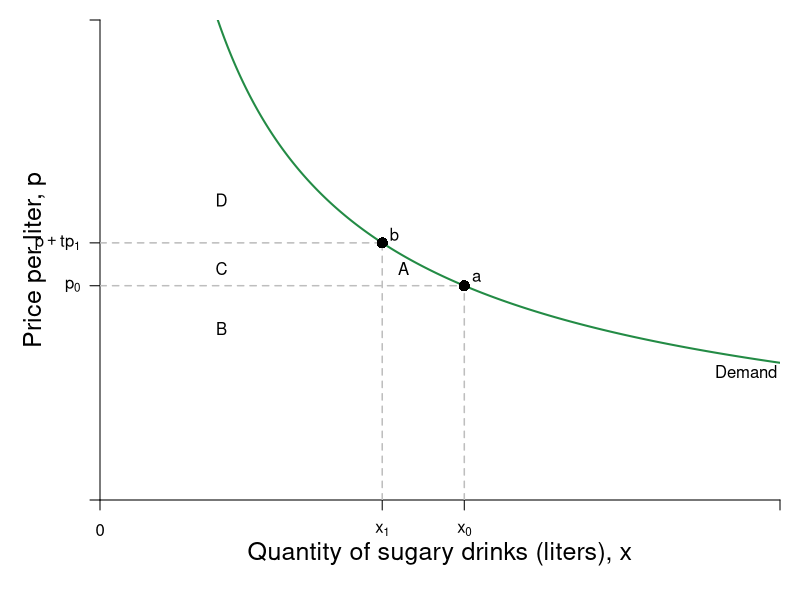

Reproduce this figure in R.
pdf(file = "indmarketdemand/sugar_bev_demand.pdf", width = 9, height = 7)

#Set parameters for graphics
axislabelsize <- 1.5
labelsize <- 1.2
graphlinewidth <- 2
segmentlinewidth <- 1.5

COL <- c("#7fc97f", "#beaed4", "#fdc086", "#ffff99", "#386cb0", "#f0027f", "#bf5b17", "#666666")
COLA <- c("#e0f3db", "#99d8c9","#66c2a4","#41ae76", "#238b45", "#005824")
COLB <- c("#c6dbef", "#4eb3d3", "#2b8cbe", "#0868ac","#084081")
COLC <- c("#fcfbfd", "#efedf5", "#dadaeb", "#bcbddc", "#9e9ac8", "#807dba", "#6a51a3", "#54278f", "#3f007d")

par(mar =  c(5, 5, 1, 1))

indiffA <- function(x, alpha = 0.5, uA = 5) {
  (uA / x^alpha)^(1/(1 - alpha))
}

cef <- function(x, e = 1.4, k = 44.7982){
  k*(x^(-1/e))
}

cefinv <- function(p, e = 1.4, k = 44.7982){
  (p/k)^(-e)
}


xlims <- c(0, 280)
ylims <- c(0, 2.8)

npts <- 501 
x <- seq(xlims[1], xlims[2], length.out = npts)
y <- seq(ylims[1], ylims[2], length.out = npts) 

plot(0, 0, xlim = xlims, ylim = ylims, type = "n",
     xlab = expression(paste("")),
     ylab = expression(paste("")), 
     xaxt = "n", 
     yaxt = "n", 
     cex.lab = axislabelsize, 
     bty = "n",
     xaxs="i", 
     yaxs="i")

tax <- 1.2
prices <- c(1.25, 1.25*tax)
xprices <- c(cefinv(prices[1]), cefinv(prices[2]))

ticksy <- c(0, prices[1], prices[2], ylims[2])
ylabels <- c(NA, expression(paste(p[0])), expression(paste(p + tp[1])), NA)
ticksx <- c(0, xprices[2], xprices[1], xlims[2])
xlabels <- c(0, expression(paste(x[1])), expression(paste(x[0])), NA)

axis(1, at = ticksx, pos = 0, labels = xlabels)
axis(2, at = ticksy, pos = 0, labels = ylabels, las = 1)

npts <- 500 
xx1 <- seq(xlims[1], xlims[2], length.out = npts)

#Label axes
mtext(expression(paste("Quantity of sugary drinks (liters), ", x)), side=1, line = 2.5, cex = axislabelsize)
text(-27, 0.5*ylims[2], expression(paste("Price per liter, ", p)), xpd = TRUE, cex = axislabelsize, srt = 90) 


# Segments
segments(xprices[1], 0, xprices[1], prices[1], lty = 2, col = "gray" , lwd = segmentlinewidth)
segments(0,  prices[1], xprices[1],  prices[1], lty = 2, col = "gray" , lwd = segmentlinewidth)

segments(0, prices[2], xprices[2], prices[2], lty = 2, col = "gray" , lwd = segmentlinewidth)
segments(xprices[2], 0, xprices[2], prices[2], lty = 2, col = "gray" , lwd = segmentlinewidth)


# Demand Curve
#lines(xx1, indiffA(xx1, alpha = 0.38723, uA = 7.98053), col = COLA[5], lwd = graphlinewidth)
lines(xx1, cef(xx1), col = COLA[5], lwd = graphlinewidth)
text(xlims[2] - 0.05*xlims[2], 0.75, expression(Demand))

# Points
points(xprices[1], prices[1], pch = 16, col = "black", cex = 1.5)
text(xprices[1] + 5, prices[1] + 0.05, expression(a))

points(xprices[2], prices[2], pch = 16, col = "black", cex = 1.5)
text(xprices[2] + 5, prices[2] + 0.05, expression(b))

# Label Regions
text(125, 1.35, expression(A))
text(50, 1, expression(B))
text(50, 1.35, expression(C))
text(50, 1.75, expression(D))




dev.off()
